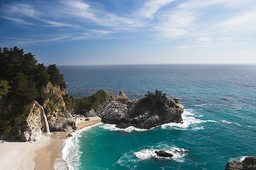
#> input picture Assignment4/11-seam/seam.png, 256 x 170 px, shrunk from 700 x 466 before the run, found by its file name
$ python 11-seam.py
#> lines starting #> are read from the running program, lines starting #| are printed output that depends on the picture
import numpy
import cv2

# this exercise references "Seam Carving for Content-Aware Image Resizing" by Avidan and Shamir

numpyInput = cv2.imread(filename='./samples/seam.png', flags=cv2.IMREAD_COLOR).astype(numpy.float32) / 255.0

# implement content-aware image resizing to reduce the width of the image by one-hundred pixels

# using a heuristic energy function to extract an energy map

numpyEnergy = numpy.abs(cv2.Sobel(src=cv2.cvtColor(src=numpyInput, code=cv2.COLOR_BGR2GRAY), ddepth=-1, dx=1, dy=0, ksize=3, scale=1, delta=0.0, borderType=cv2.BORDER_DEFAULT)) \
			+ numpy.abs(cv2.Sobel(src=cv2.cvtColor(src=numpyInput, code=cv2.COLOR_BGR2GRAY), ddepth=-1, dx=0, dy=1, ksize=3, scale=1, delta=0.0, borderType=cv2.BORDER_DEFAULT))
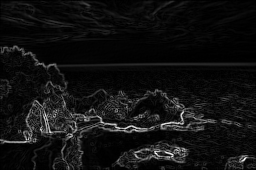
#> numpyEnergy: shape (170, 256) float32; min 0, max 4.61, mean 0.318; drawn with min black and max white
# find and remove one-hundred vertical seams, can potentially be slow
#print(numpyEnergy)

for intRemove in range(100):
	intSeam = []

	# construct the cumulative energy map using the dynamic programming approach
	# initialize the cumulative energy map by making a copy of the energy map
	# when iterating over the rows, ignore M(y-1, ...) that are out of bounds


	x,y= numpyEnergy.shape
	cEnergy = numpy.copy(numpyEnergy)

	#print(x,y)

	for i in range(1,x):
		for j in range(y):

			#if column=0
			if j == 0:
				cEnergy[i,j]=cEnergy[i,j] + min(cEnergy[i-1,j+1], cEnergy[i-1, j])

			#if column=last
			elif j == y-1:
				cEnergy[i,j]= cEnergy[i,j]+ min(cEnergy[i-1,j-1], cEnergy[i-1, j])
			#if column=middle

			else:
				cEnergy[i,j]=cEnergy[i,j]+min(cEnergy[i-1,j-1], cEnergy[i-1, j+1],cEnergy[i-1, j])

		#end
	#end

	# several seams can have the same energy, use the following for consistency
	# start at the leftmost M(height-1, x) with the lowest cumulative energy
	# should M(y-1, x) be equal to M(y-1, x-1) or M(y-1, x+1) then use (y-1, x)
	# similarly should M(y-1, x-1) be equal to M(y-1, x+1) then use (y-1, x-1)

	temp = numpy.argmin(cEnergy[i-1,:])
	intSeam.append(temp)
	# 	print(intSea-m[-1])

	for i in range(x-2,-1,-1):


		if temp == 0:
			temp1 = numpy.argmin(numpy.array([cEnergy[i,temp],cEnergy[i,temp+1]]))
			temp = temp + (temp1)
			intSeam.append(temp)

		elif temp == y-1:
			temp1 = numpy.argmin(numpy.array([cEnergy[i,temp-1],cEnergy[i,temp]]))
			temp = temp + (temp1 - 1)
			intSeam.append(temp)

		else:
			temp1 = numpy.argmin(numpy.array([cEnergy[i,temp-1], cEnergy[i,temp], cEnergy[i,temp+1]]))
			temp = temp + (temp1 - 1)
			intSeam.append(temp)
	#end

	intSeam = intSeam[::-1]

	# the intSeam array should be a list of integers representing the seam
	# a seam from the top left to the bottom right: intSeam = [0, 1, 2, 3, 4, ...]
	# a seam that is just the first column: intSeam = [0, 0, 0, 0, 0, 0 , ...]

	#end

	# some sanity checks, such that the length of the seam is equal to the height of the image
	# furthermore iterating over the seam and making sure that it is a connected sequence

	assert(len(intSeam) == numpyInput.shape[0])

	for intY in range(1, len(intSeam)):
		assert(intSeam[intY] - intSeam[intY - 1] in [-1, 0, 1])
	# end

	# change the following condition to true if you want to visualize the seams that are being removed
	# note that this will not work if you are connected to the linux lab via ssh but no x forwarding

	if True:
		for intY in range(len(intSeam)):
			numpyInput[intY, intSeam[intY], :] = numpy.array([ 0.0, 0.0, 1.0 ], numpy.float32)
		# end

		cv2.imshow(winname='numpyInput', mat=numpyInput)
		cv2.waitKey(delay=10)
	# end

	# removing the identified seam by iterating over each row and shifting them accordingly
	# after the shifting in each row, the image and the en=[ergy map are cropped by one pixel on the right

	for intY in range(len(intSeam)):
		numpyInput[intY, intSeam[intY]:-1, :] = numpyInput[intY, (intSeam[intY] + 1 ):, :]
		numpyEnergy[intY, intSeam[intY]:-1] = numpyEnergy[intY, (intSeam[intY] + 1):]
	# end

	numpyInput = numpyInput[:, :-1, :]
	numpyEnergy = numpyEnergy[:, :-1]
#> this loop made 100 passes
#> pass 1, `numpyInput = numpyInput[:, :-1, :]`:
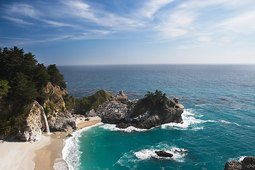
#> numpyInput: shape (170, 255, 3) float32; mean B, G, R 0.581, 0.534, 0.443
#> pass 1, `numpyEnergy = numpyEnergy[:, :-1]`:
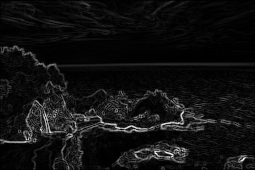
#> numpyEnergy: shape (170, 255) float32; min 0, max 4.61, mean 0.319; drawn with min black and max white
#> pass 2, `cv2.imshow(winname='numpyInput', mat=numpyInput)`:
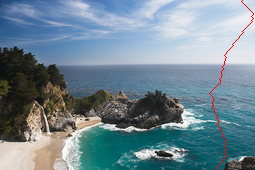
#> window 'numpyInput': shape (170, 255, 3) float32; mean B, G, R 0.578, 0.532, 0.445
#> after the loop:
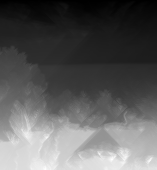
#> cEnergy: shape (170, 157) float32; min 0, max 41.03, mean 14.9; drawn with min black and max white
#> after the loop:
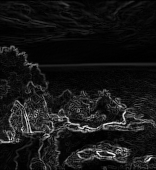
#> numpyEnergy: shape (170, 156) float32; min 0, max 4.61, mean 0.417; drawn with min black and max white
#> after the loop:
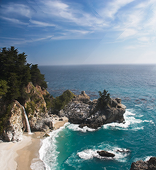
#> numpyInput: shape (170, 156, 3) float32; mean B, G, R 0.573, 0.526, 0.446
# end

cv2.imwrite(filename='./11-seam.png', img=(numpyInput * 255.0).clip(0.0, 255.0).astype(numpy.uint8))
